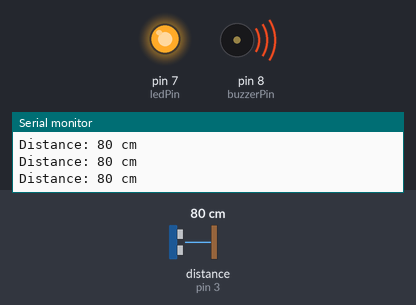
Recording of a sketch running on a simulated Arduino Uno, built with avr-gcc and run on an emulated ATmega328P. Shown: output pins drawn as LEDs (lit = HIGH), buzzer (waves = sounding), the last lines printed to the serial monitor. Wiring (inferred from the names in the program): ultrasonic range finder: trigger pin 2; echo pin 3. Inputs (shaded band) come from the test bench; at power-on: distance to the obstacle (sensor on pin 3) 80 cm. The echo pulse lasts 58.3 µs per cm; pins used as bus, display or sensor lines are not drawn.

Above: at 1.2 s.
1.3 s: distance to the obstacle (sensor on pin 3) set to 97 cm
2.8 s: distance to the obstacle (sensor on pin 3) set to 102 cm
At 3.4 s:
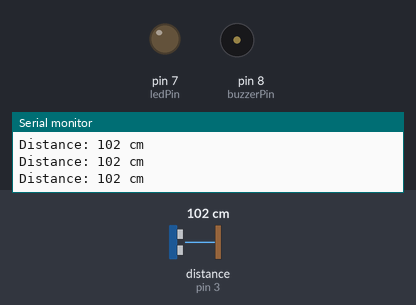
4.3 s: distance to the obstacle (sensor on pin 3) set to 2 cm
At 4.8 s:
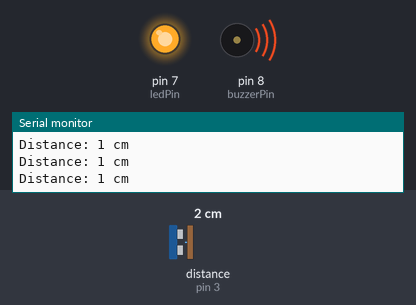
5.8 s: distance to the obstacle (sensor on pin 3) set to 120 cm
At 6.5 s:
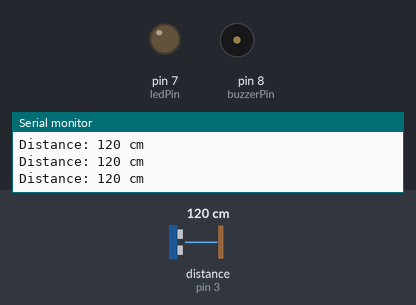
Timing chart, 0 to 8.4 s (numbered marks = the images above; inputs shaded):
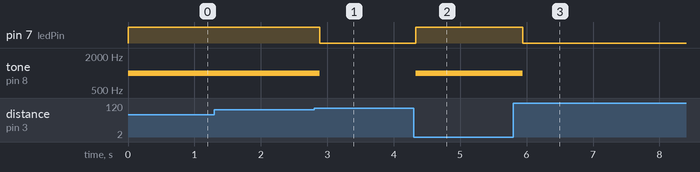

Measured:
- the behaviour switches between 99 and 100 cm on distance to the obstacle (sensor on pin 3) (found by bisection; images 0 and 1)
- after the input at 2.8 s, pin 7 (ledPin): HIGH → LOW after 0.09 s; tone on pin 8 (buzzerPin): 1000 Hz → silent after 0.09 s
- after the input at 4.3 s, pin 7 (ledPin): LOW → HIGH at once; tone on pin 8 (buzzerPin): silent → 1000 Hz at once
- after the input at 5.8 s, pin 7 (ledPin): HIGH → LOW after 0.15 s; tone on pin 8 (buzzerPin): 1000 Hz → silent after 0.15 s

The sketch:

ultrasonicalarm.ino
```cpp
#define trigPin 2
#define echoPin 3
#define ledPin 7
#define buzzerPin 8

void setup() {
  Serial.begin(9600);
  pinMode(trigPin, OUTPUT);
  pinMode(echoPin, INPUT);
  pinMode(ledPin, OUTPUT);
  pinMode(buzzerPin, OUTPUT);
}

void loop() {
  long duration, distance_cm;


  digitalWrite(trigPin, LOW);
  delayMicroseconds(2);
  digitalWrite(trigPin, HIGH);
  delayMicroseconds(10);
  digitalWrite(trigPin, LOW);


  duration = pulseIn(echoPin, HIGH);


  distance_cm = duration / 58;


  Serial.print("Distance: ");
  Serial.print(distance_cm);
  Serial.println(" cm");

  if (distance_cm < 100) {
    digitalWrite(ledPin, HIGH);
    tone(buzzerPin, 1000);
  } else {
    digitalWrite(ledPin, LOW);
    noTone(buzzerPin);
  }

  delay(200);
}
```
